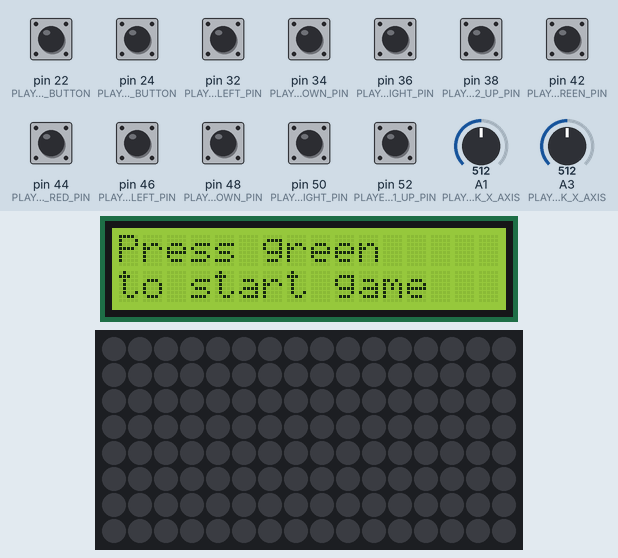
This program was run on a simulated Arduino Mega 2560, built with avr-gcc and run on an emulated ATmega2560. On the bench: 16×2 character LCD, 16×8 RGB LED matrix (first LED top left, wired row by row). Inputs (shaded band) come from the test bench; at power-on: pin 22 (PLAYER_1_JOYSTICK_BUTTON), pin 24 (PLAYER_2_JOYSTICK_BUTTON), pin 32 (PLAYER_2_LEFT_PIN), pin 34 (PLAYER_2_DOWN_PIN), pin 36 (PLAYER_2_RIGHT_PIN), pin 38 (PLAYER_2_UP_PIN), pin 42 (PLAYER_1_GREEN_PIN), pin 44 (PLAYER_1_RED_PIN), pin 46 (PLAYER_1_LEFT_PIN), pin 48 (PLAYER_1_DOWN_PIN), pin 50 (PLAYER_1_RIGHT_PIN), pin 52 (PLAYER_1_UP_PIN) HIGH, A1 (PLAYER_1_JOYSTICK_X_AXIS) = 512, A3 (PLAYER_2_JOYSTICK_X_AXIS) = 512. Dim RGB values are drawn brighter than linear; random numbers use the default seed unless the program sets one; what the program prints to the serial monitor is not drawn.

Above: at 1.2 s.
1.3 s: pin 42 (PLAYER_1_GREEN_PIN) pulled LOW for 0.15 s
At 1.7 s:
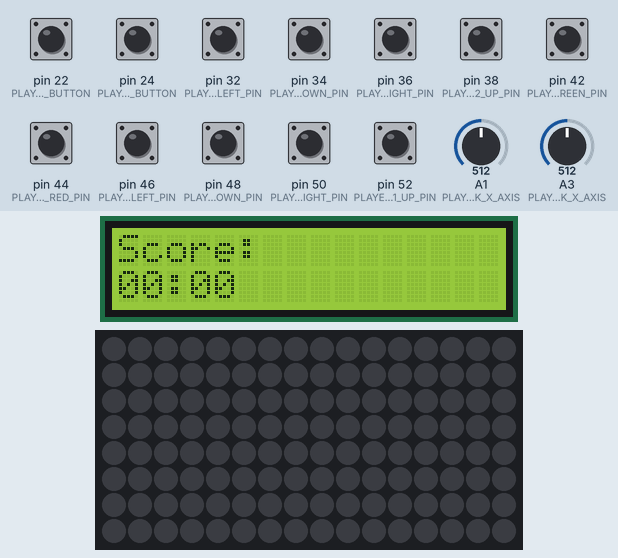
2.0 s: pin 44 (PLAYER_1_RED_PIN) pulled LOW for 0.15 s
At 3.2 s:
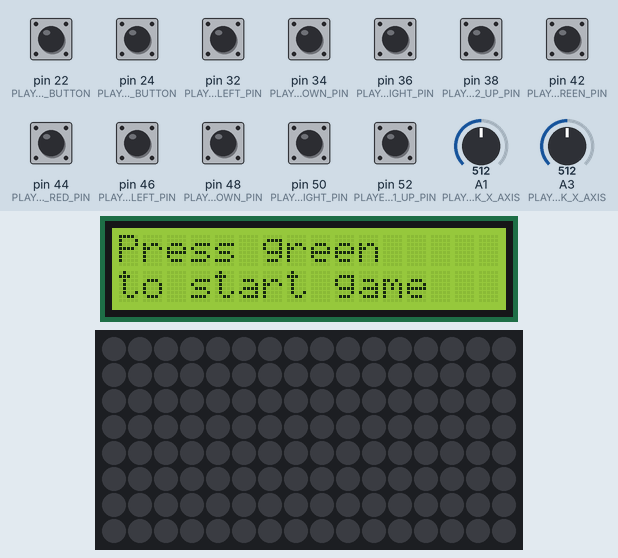
3.6 s: pin 42 (PLAYER_1_GREEN_PIN) pulled LOW for 1 s
At 4.27 s:
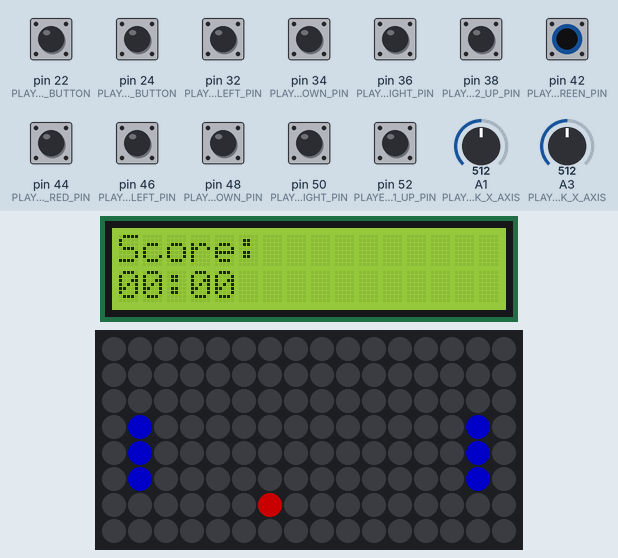
5.2 s: A1 (PLAYER_1_JOYSTICK_X_AXIS) set to 440
At 6.3 s:
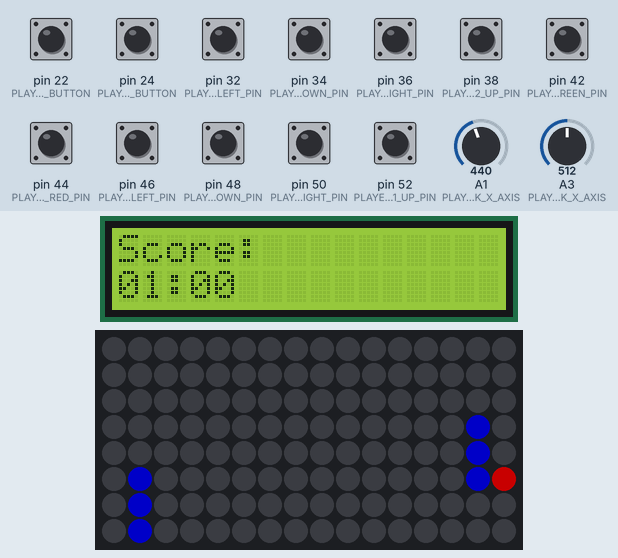
6.7 s: A3 (PLAYER_2_JOYSTICK_X_AXIS) set to 440
At 7.5 s:
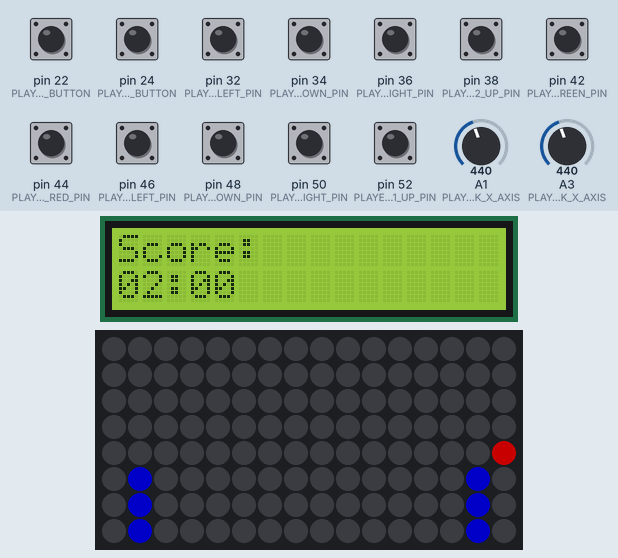
8.2 s: A1 (PLAYER_1_JOYSTICK_X_AXIS) set to 590
At 8.7 s:
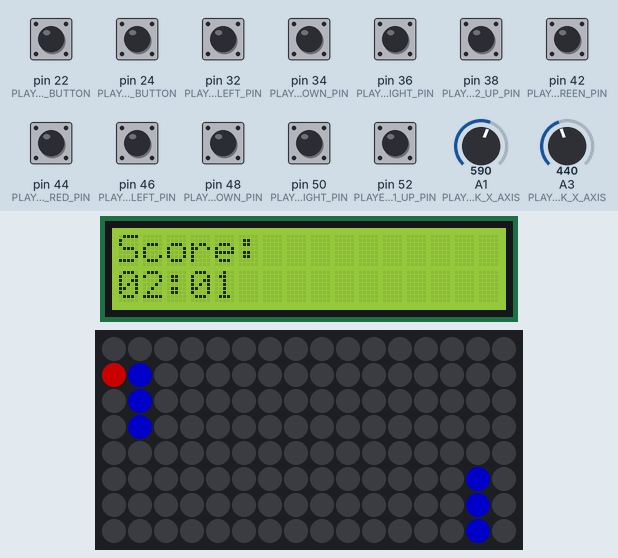
Timing chart, 0 to 10.8 s (numbered marks = the images above; inputs shaded):
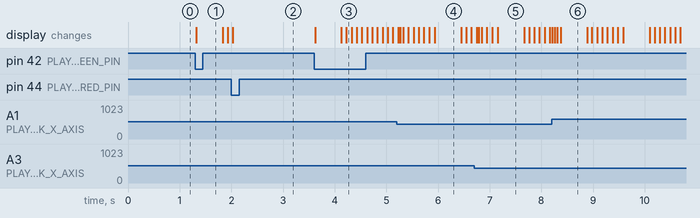

The program:

main.cpp
```cpp
#include <Arduino.h>
#include <FastLED.h>
#include <LiquidCrystal_I2C.h>
#include <time.h>

#define LED_PIN 28
//Set Matrix layout, used for calculating led position using XY method
#define MATRIX_SERPENTINE_LAYOUT true
#define MATRIX_VERTICAL false
#define MATRIX_WIDTH 16
#define MATRIX_HEIGHT 8

//Player 1 pin layout
#define PLAYER_1_UP_PIN 52
#define PLAYER_1_RIGHT_PIN 50
#define PLAYER_1_DOWN_PIN 48
#define PLAYER_1_LEFT_PIN 46

#define PLAYER_1_GREEN_PIN 42
#define PLAYER_1_RED_PIN 44

#define PLAYER_1_JOYSTICK_X_AXIS A1
#define PLAYER_1_JOYSTICK_Y_AXIS A0
#define PLAYER_1_JOYSTICK_BUTTON 22

//Player 2 pin layout
#define PLAYER_2_UP_PIN 38
#define PLAYER_2_RIGHT_PIN 36
#define PLAYER_2_DOWN_PIN 34
#define PLAYER_2_LEFT_PIN 32

#define PLAYER_2_JOYSTICK_X_AXIS A3
#define PLAYER_2_JOYSTICK_Y_AXIS A2
#define PLAYER_2_JOYSTICK_BUTTON 24

#define NUM_LEDS (MATRIX_WIDTH * MATRIX_HEIGHT)

struct Ball {
  int x;
  int y;
  int dirX;
  int dirY;
  int speed = 1;
} ball;

struct Paddle {
  int x;
  double y;
  int width = 1;
  double speed = 1;
} paddle1, paddle2;

bool gameIsRunning = false;
int score[2];

CRGB leds[NUM_LEDS];
LiquidCrystal_I2C lcd(0x27, 16, 2);

CRGB ballColor = CRGB::Red;
CRGB paddleColor = CRGB::Blue;

unsigned long gameStepInterval = 100;
unsigned long lastGameStepTime = 0;

unsigned long inputStepInterval = 50;
unsigned long lastInputStepTime = 0;

uint16_t XY( uint8_t x, uint8_t y);
void initInputs();
void initPlayers();
void initBall();
void movePaddle(Paddle &paddle, int dirY);
void drawPaddle(Paddle paddle);
void removePaddle(Paddle paddle);
void moveBall();
void bounceBallWall();
void bounceBallPaddle();
void drawBall();
void removeBall();
bool isCollidingWithPaddle(int x, int y);
void updatePlayer1();
void updatePlayer2();
void updateBall();
void checkGameStart(unsigned long currentMillis);
void checkGameEnd();
void checkGoal();
void startGame();
void endGame();

void setup() {
  Serial.begin(115200);
  FastLED.addLeds<WS2812B, LED_PIN, GRB>(leds, NUM_LEDS);
  FastLED.setBrightness(100);

  lcd.init();
  lcd.backlight();

  initInputs();

  lcd.setCursor(0, 0);
  lcd.print("Press green");
  lcd.setCursor(0, 1);
  lcd.print("to start game");
  srand(time(NULL));
}

void loop() {
  unsigned long currentMillis = millis();
  if(!gameIsRunning) {
    checkGameStart(currentMillis);
  }
  else {
    if(currentMillis - lastInputStepTime >= inputStepInterval) {
      updatePlayer1();
      updatePlayer2();
      FastLED.show();
      lastInputStepTime = currentMillis;
    }
    if(currentMillis - lastGameStepTime >= gameStepInterval) {
      updateBall();
      FastLED.show();
      checkGoal();
      lastGameStepTime = currentMillis;
    }
    checkGameEnd();
  }
}

void initInputs() {
  //Player 1 PIN Setup
  //configure pullups for buttons
  pinMode(PLAYER_1_UP_PIN, INPUT_PULLUP);
  pinMode(PLAYER_1_RIGHT_PIN, INPUT_PULLUP);
  pinMode(PLAYER_1_DOWN_PIN, INPUT_PULLUP);
  pinMode(PLAYER_1_LEFT_PIN, INPUT_PULLUP);

  pinMode(PLAYER_1_JOYSTICK_BUTTON, INPUT_PULLUP);

  pinMode(PLAYER_1_GREEN_PIN, INPUT_PULLUP);
  pinMode(PLAYER_1_RED_PIN, INPUT_PULLUP);

  //analog pins dont need pullup
  pinMode(PLAYER_1_JOYSTICK_X_AXIS, INPUT);
  pinMode(PLAYER_1_JOYSTICK_Y_AXIS, INPUT);


  //Player 2 PIN Setup
  //configure pullups for buttons
  pinMode(PLAYER_2_UP_PIN, INPUT_PULLUP);
  pinMode(PLAYER_2_RIGHT_PIN, INPUT_PULLUP);
  pinMode(PLAYER_2_DOWN_PIN, INPUT_PULLUP);
  pinMode(PLAYER_2_LEFT_PIN, INPUT_PULLUP);

  pinMode(PLAYER_2_JOYSTICK_BUTTON, INPUT_PULLUP);
  //analog pins dont need pullup
  pinMode(PLAYER_2_JOYSTICK_X_AXIS, INPUT);
  pinMode(PLAYER_2_JOYSTICK_Y_AXIS, INPUT);
}

void checkGameStart(unsigned long currentMillis) {
  if (!digitalRead(PLAYER_1_GREEN_PIN)) {
    startGame();
    lastGameStepTime = currentMillis;
  }
}
void checkGameEnd() {
  if (!digitalRead(PLAYER_1_RED_PIN)) {
    endGame();
  }
}
void checkGoal() {
  if(ball.x == 0 || ball.x == MATRIX_WIDTH - 1) {
    Serial.println("Goal");
    if(ball.x == 0) {
      score[1]++;
    }
    else {
      score[0]++;
    }
    //goal animation
    removeBall();
    char buffer[6];
    snprintf_P(buffer, sizeof(buffer), PSTR("%.2i:%.2i"), score[0], score[1]);
    lcd.setCursor(0, 1);
    lcd.print(buffer);
    delay(500);
    initBall();
  }
}
void startGame() {
  lcd.clear();
  lcd.setCursor(0, 0);
  lcd.print("Score:");
  lcd.setCursor(0, 1);
  lcd.print("00:00");
  score[0] = 0;
  score[1] = 0;
  initPlayers();
  initBall();
  FastLED.show();
  gameIsRunning = true;
  delay(500);

}
void endGame() {
  removePaddle(paddle1);
  removePaddle(paddle2);
  removeBall();
  FastLED.clearData();
  FastLED.show();
  lcd.clear();
  lcd.setCursor(0, 0);
  lcd.print("Press green");
  lcd.setCursor(0, 1);
  lcd.print("to start game");
  gameIsRunning = false;
}
void updatePlayer1() {
  removePaddle(paddle1);
  //Check all player 1 inputs and output if any is available
  if (!digitalRead(PLAYER_1_UP_PIN)) {
    Serial.println("Player 1 up");
  }
  if (!digitalRead(PLAYER_1_RIGHT_PIN)) {
    Serial.println("Player 1 right");
  }
  if (!digitalRead(PLAYER_1_DOWN_PIN)) {
    Serial.println("Player 1 down");
  }
  if (!digitalRead(PLAYER_1_LEFT_PIN)) {
    Serial.println("Player 1 left");
  }
  if (!digitalRead(PLAYER_1_GREEN_PIN)) {
    Serial.println("GREEN");
  }
  if (!digitalRead(PLAYER_1_RED_PIN)) {
    Serial.println("RED");
  }
  if (!digitalRead(PLAYER_1_JOYSTICK_BUTTON)) {
    Serial.println("Player 1 Joystick button");
  }
  int player1Y = analogRead(PLAYER_1_JOYSTICK_X_AXIS);
  if (player1Y < 450) {
    movePaddle(paddle1, 1);
  }
  if (player1Y > 580) {
    movePaddle(paddle1, -1);
  }
  drawPaddle(paddle1);
}
void updatePlayer2() {
  removePaddle(paddle2);
  //Check all player 2 inputs and output if any is available
  if (!digitalRead(PLAYER_2_UP_PIN)) {
    Serial.println("Player 2 up");
  }
  if (!digitalRead(PLAYER_2_RIGHT_PIN)) {
    Serial.println("Player 2 right");
  }
  if (!digitalRead(PLAYER_2_DOWN_PIN)) {
    Serial.println("Player 2 down");
  }
  if (!digitalRead(PLAYER_2_LEFT_PIN)) {
    Serial.println("Player 2 left");
  }
  if (!digitalRead(PLAYER_2_JOYSTICK_BUTTON)) {
    Serial.println("Player 2 Joystick button");
  }
  int player2Y = analogRead(PLAYER_2_JOYSTICK_X_AXIS);
  if (player2Y < 450) {
    movePaddle(paddle2, 1);
  }
  if (player2Y > 580) {
    movePaddle(paddle2, -1);
  }

  drawPaddle(paddle2);
}
void updateBall() {
  removeBall();
  moveBall();
  drawBall();
}
void initPlayers() {
  paddle1.y = (MATRIX_HEIGHT - 1) / 2;
  paddle1.x = 1;
  paddle1.width = 3;
  paddle2.y = (MATRIX_HEIGHT - 1) / 2;
  paddle2.x = MATRIX_WIDTH - 2;
  paddle2.width = 3;
}
void initBall() {
  ball.dirX = rand() % 2 == 1 ? 1 : -1;
  ball.dirY = rand() % 3 - 1;
  ball.x = (MATRIX_WIDTH - 1) / 2 + (ball.dirX == 1 ? 0 : 1);
  ball.y = rand() % (MATRIX_HEIGHT - 2) + 1;
}
void movePaddle(Paddle &paddle, int dirY) {
  double newPosition = paddle.y + (dirY * paddle.speed);
  bool isValidPosition =  newPosition >= 0 && newPosition + paddle.width <= MATRIX_HEIGHT;
  paddle.y = isValidPosition ? newPosition : paddle.y;
}
void drawPaddle(Paddle paddle) {
  CRGB color = paddleColor;
  if(paddle.speed < 0)
    color = blend(color, CRGB::Red, 125);
  if(abs(paddle.speed) < 1)
    color = blend(color, CRGB::Yellow, 125);
  for (int i = 0; i < paddle.width; i++)
  {
    leds[XY(paddle.x, round(paddle.y) + i)] = color;
  }
}
void removePaddle(Paddle paddle) {
  for (int i = 0; i < paddle.width; i++)
  {
    leds[XY(paddle.x, round(paddle.y) + i)] = CRGB::Black;
  }
}
void moveBall() {
  int nextX = ball.x + ball.dirX;
  int nextY = ball.y + ball.dirY;
  if(nextY < 0 || nextY > MATRIX_HEIGHT - 1) {
    bounceBallWall();
    nextY = ball.y + ball.dirY;
  }
  if(isCollidingWithPaddle(nextX, nextY)) {
    bounceBallPaddle();
    nextX = ball.x + ball.dirX;
    nextY = ball.y + ball.dirY;
  }
  if(nextY < 0 || nextY > MATRIX_HEIGHT - 1) {
    bounceBallWall();
    nextY = ball.y + ball.dirY;
  }
  ball.x = nextX;
  ball.y = nextY;
}
bool isCollidingWithPaddle(int x, int y) {
  return (x == paddle1.x && y >= round(paddle1.y) && y <= round(paddle1.y) + paddle1.width - 1 ) || (x == paddle2.x && y >= round(paddle2.y) && y <= round(paddle2.y) + paddle2.width - 1 );
}
void bounceBallWall() {
  Serial.println("Bounce Wall");
  ball.dirY = ball.dirY * -1;
}
void bounceBallPaddle() {
  Serial.println("Bounce Paddle");
  ball.dirY = (rand() % 3) - 1;
  ball.dirX = ball.dirX * -1;
}
void removeBall() {
  uint16_t index = XY(ball.x, ball.y);
  if(leds[index] == ballColor)
    leds[index] = CRGB::Black;
}
void drawBall() {
  leds[XY(ball.x, ball.y)] = ballColor;
}

/**
 * @brief converts x and y coordinates to corresponding neopixel index.
 * Taken from https://github.com/FastLED/FastLED/blob/master/examples/XYMatrix/XYMatrix.ino
 *
 * Does NOT check if values are within bounds!
 *
 * @param x x coordinate to be converted
 * @param y y coordinate to be converted
 * @return uint16_t index of corresponding led in fastled strip
 */
uint16_t XY( uint8_t x, uint8_t y)
{
  uint16_t i;

  if( MATRIX_SERPENTINE_LAYOUT == false) {
    if (MATRIX_VERTICAL == false) {
      i = (y * MATRIX_WIDTH) + x;
    } else {
      i = MATRIX_HEIGHT * (MATRIX_WIDTH - (x+1))+y;
    }
  }

  if( MATRIX_SERPENTINE_LAYOUT == true) {
    if (MATRIX_VERTICAL == false) {
      if( y & 0x01) {
        // Odd rows run backwards
        uint8_t reverseX = (MATRIX_WIDTH - 1) - x;
        i = (y * MATRIX_WIDTH) + reverseX;
      } else {
        // Even rows run forwards
        i = (y * MATRIX_WIDTH) + x;
      }
    } else { // vertical positioning
      if ( x & 0x01) {
        i = MATRIX_HEIGHT * (MATRIX_WIDTH - (x+1))+y;
      } else {
        i = MATRIX_HEIGHT * (MATRIX_WIDTH - x) - (y+1);
      }
    }
  }

  return i;
}
```

Measured:
- after the input at 1.3 s, the display: changes at once (image 1)
- after the input at 3.6 s, the display: first changes at once (image 3 shows a later state)
- what the display in image 4 shows lasts 0.6 s, from 5.9 s to 6.5 s
